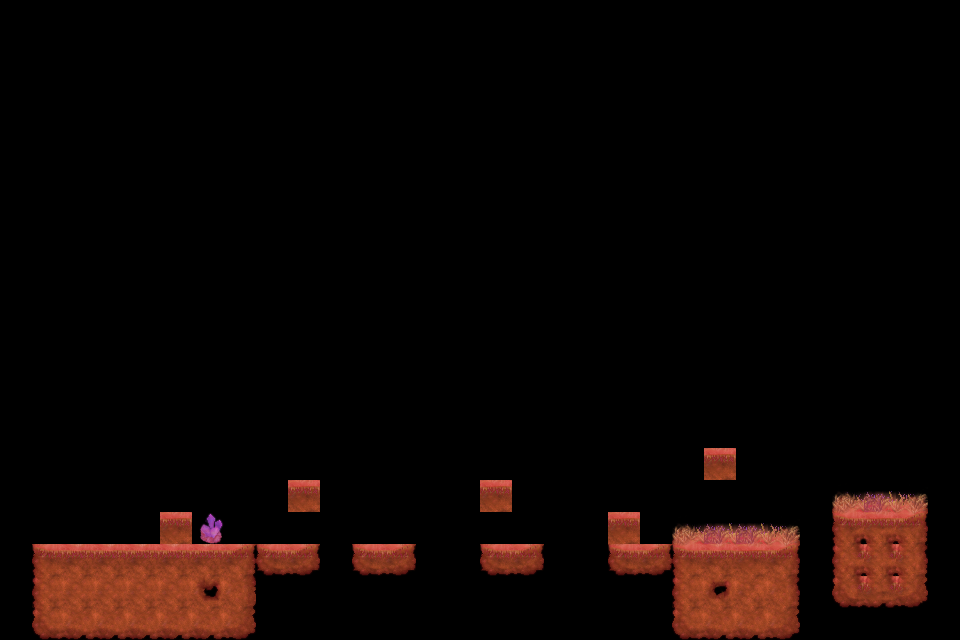

A 2D game scene composited from a Tiled map and its tileset images. What follows is a short description and the map's XML, with each tile layer's data collapsed to a summary:
An orthogonal 30x20 tile map with 32x32 px tiles, 4 tile layers (Capa de Patrones 1, Colision, Monedas, Piezas).

<map version="1.0" orientation="orthogonal" renderorder="right-down" width="30" height="20" tilewidth="32" tileheight="32" nextobjectid="1">
 <tileset firstgid="1" name="alien2" tilewidth="32" tileheight="32">
  <image source="../Resources/tilesetFinal.png" width="384" height="2304" />
 </tileset>
 <layer name="Capa de Patrones 1" width="30" height="20">
  <data>[600 cells, 58 non-empty, 29 distinct tile ids]</data>
 </layer>
 <layer name="Colision" width="30" height="20">
  <data>[600 cells, 50 non-empty, 25 distinct tile ids]</data>
 </layer>
 <layer name="Monedas" width="30" height="20">
  <data>[600 cells, 3 non-empty, 1 distinct tile ids]</data>
 </layer>
 <layer name="Piezas" width="30" height="20">
  <data>[600 cells, 2 non-empty, 1 distinct tile ids]</data>
 </layer>
</map>
